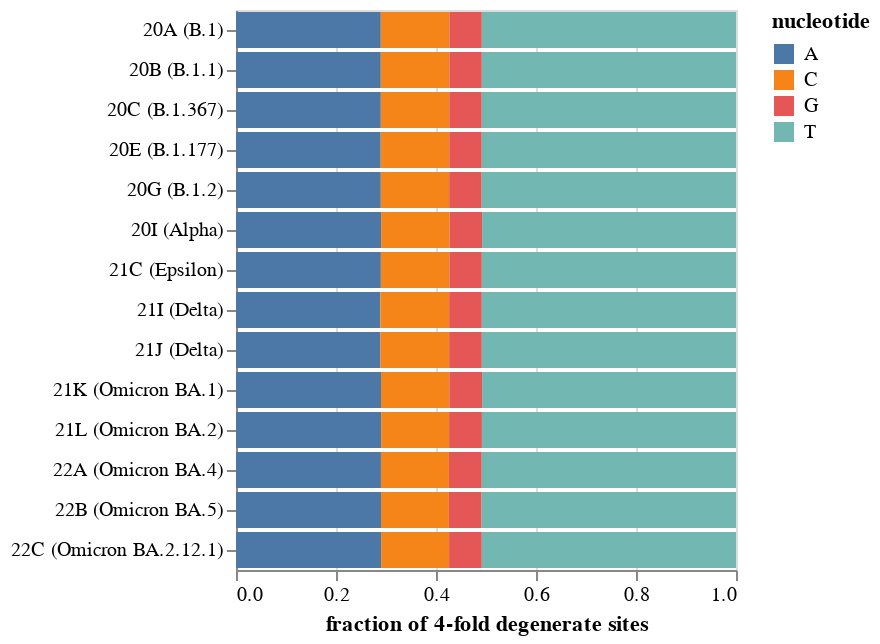

The notebook cell saved with this chart:
### Code cell
df = (
    pd.read_csv(clade_founder_nts_csv, low_memory=False)
    .query("clade in @clade_synonyms")
    .query("four_fold_degenerate")
    .assign(clade=lambda x: x["clade"] + " (" + x["clade"].map(clade_synonyms) + ")")
    .groupby(["clade", "nt"], as_index=False)
    .aggregate(count=pd.NamedAgg("nt", "count"))
    .assign(frac=lambda x: x["count"] / x.groupby("clade")["count"].transform("sum"))
)

chart = (
    alt.Chart(df)
    .encode(
        x=alt.X("frac", title="fraction of 4-fold degenerate sites"),
        y=alt.Y("clade", title=None),
        color=alt.Color("nt", title="nucleotide"),
        tooltip=df.columns.tolist(),
    )
    .mark_bar()
    .properties(width=250)
)

chart.save(os.path.join(os.path.dirname(clade_founder_nts_csv), "nucleotide_freqs.html"))

chart

### Figure 1 — Vega-Lite specification as saved in the notebook (floating-point values rounded to 4 significant figures)
{"config": {"view": {"continuousWidth": 400, "continuousHeight": 300}}, "data": {"name": "data-5f4735019a7ea603698893985a336e4e"}, "mark": "bar", "encoding": {"color": {"field": "nt", "title": "nucleotide", "type": "nominal"}, "tooltip": [{"field": "clade", "type": "nominal"}, {"field": "nt", "type": "nominal"}, {"field": "count", "type": "quantitative"}, {"field": "frac", "type": "quantitative"}], "x": {"field": "frac", "title": "fraction of 4-fold degenerate sites", "type": "quantitative"}, "y": {"field": "clade", "title": null, "type": "nominal"}}, "width": 250, "$schema": "https://vega.github.io/schema/vega-lite/v4.17.0.json", "datasets": {"data-5f4735019a7ea603698893985a336e4e": [{"clade": "20A (B.1)", "nt": "A", "count": 1230, "frac": 0.2896}, {"clade": "20A (B.1)", "nt": "C", "count": 582, "frac": 0.137}, {"clade": "20A (B.1)", "nt": "G", "count": 276, "frac": 0.06499}, {"clade": "20A (B.1)", "nt": "T", "count": 2159, "frac": 0.5084}, {"clade": "20B (B.1.1)", "nt": "A", "count": 1230, "frac": 0.2896}, {"clade": "20B (B.1.1)", "nt": "C", "count": 582, "frac": 0.137}, {"clade": "20B (B.1.1)", "nt": "G", "count": 276, "frac": 0.06499}, {"clade": "20B (B.1.1)", "nt": "T", "count": 2159, "frac": 0.5084}, {"clade": "20C (B.1.367)", "nt": "A", "count": 1230, "frac": 0.2897}, {"clade": "20C (B.1.367)", "nt": "C", "count": 581, "frac": 0.1368}, {"clade": "20C (B.1.367)", "nt": "G", "count": 276, "frac": 0.065}, {"clade": "20C (B.1.367)", "nt": "T", "count": 2159, "frac": 0.5085}, {"clade": "20E (B.1.177)", "nt": "A", "count": 1229, "frac": 0.2894}, {"clade": "20E (B.1.177)", "nt": "C", "count": 582, "frac": 0.1371}, {"clade": "20E (B.1.177)", "nt": "G", "count": 276, "frac": 0.065}, {"clade": "20E (B.1.177)", "nt": "T", "count": 2159, "frac": 0.5085}, {"clade": "20G (B.1.2)", "nt": "A", "count": 1229, "frac": 0.2897}, {"clade": "20G (B.1.2)", "nt": "C", "count": 580, "frac": 0.1367}, {"clade": "20G (B.1.2)", "nt": "G", "count": 276, "frac": 0.06505}, {"clade": "20G (B.1.2)", "nt": "T", "count": 2158, "frac": 0.5086}, {"clade": "20I (Alpha)", "nt": "A", "count": 1231, "frac": 0.2901}, {"clade": "20I (Alpha)", "nt": "C", "count": 581, "frac": 0.1369}, {"clade": "20I (Alpha)", "nt": "G", "count": 276, "frac": 0.06505}, {"clade": "20I (Alpha)", "nt": "T", "count": 2155, "frac": 0.5079}, {"clade": "21C (Epsilon)", "nt": "A", "count": 1230, "frac": 0.2898}, {"clade": "21C (Epsilon)", "nt": "C", "count": 581, "frac": 0.1369}, {"clade": "21C (Epsilon)", "nt": "G", "count": 276, "frac": 0.06502}, {"clade": "21C (Epsilon)", "nt": "T", "count": 2158, "frac": 0.5084}, {"clade": "21I (Delta)", "nt": "A", "count": 1224, "frac": 0.2886}, {"clade": "21I (Delta)", "nt": "C", "count": 584, "frac": 0.1377}, {"clade": "21I (Delta)", "nt": "G", "count": 277, "frac": 0.06531}, {"clade": "21I (Delta)", "nt": "T", "count": 2156, "frac": 0.5084}, {"clade": "21J (Delta)", "nt": "A", "count": 1224, "frac": 0.2887}, {"clade": "21J (Delta)", "nt": "C", "count": 583, "frac": 0.1375}, {"clade": "21J (Delta)", "nt": "G", "count": 277, "frac": 0.06535}, {"clade": "21J (Delta)", "nt": "T", "count": 2155, "frac": 0.5084}, {"clade": "21K (Omicron BA.1)", "nt": "A", "count": 1230, "frac": 0.29}, {"clade": "21K (Omicron BA.1)", "nt": "C", "count": 579, "frac": 0.1365}, {"clade": "21K (Omicron BA.1)", "nt": "G", "count": 278, "frac": 0.06555}, {"clade": "21K (Omicron BA.1)", "nt": "T", "count": 2154, "frac": 0.5079}, {"clade": "21L (Omicron BA.2)", "nt": "A", "count": 1229, "frac": 0.2902}, {"clade": "21L (Omicron BA.2)", "nt": "C", "count": 576, "frac": 0.136}, {"clade": "21L (Omicron BA.2)", "nt": "G", "count": 278, "frac": 0.06564}, {"clade": "21L (Omicron BA.2)", "nt": "T", "count": 2152, "frac": 0.5081}, {"clade": "22A (Omicron BA.4)", "nt": "A", "count": 1228, "frac": 0.2899}, {"clade": "22A (Omicron BA.4)", "nt": "C", "count": 576, "frac": 0.136}, {"clade": "22A (Omicron BA.4)", "nt": "G", "count": 278, "frac": 0.06563}, {"clade": "22A (Omicron BA.4)", "nt": "T", "count": 2154, "frac": 0.5085}, {"clade": "22B (Omicron BA.5)", "nt": "A", "count": 1228, "frac": 0.29}, {"clade": "22B (Omicron BA.5)", "nt": "C", "count": 575, "frac": 0.1358}, {"clade": "22B (Omicron BA.5)", "nt": "G", "count": 277, "frac": 0.06542}, {"clade": "22B (Omicron BA.5)", "nt": "T", "count": 2154, "frac": 0.5087}, {"clade": "22C (Omicron BA.2.12.1)", "nt": "A", "count": 1228, "frac": 0.2901}, {"clade": "22C (Omicron BA.2.12.1)", "nt": "C", "count": 576, "frac": 0.1361}, {"clade": "22C (Omicron BA.2.12.1)", "nt": "G", "count": 277, "frac": 0.06544}, {"clade": "22C (Omicron BA.2.12.1)", "nt": "T", "count": 2152, "frac": 0.5084}]}}
